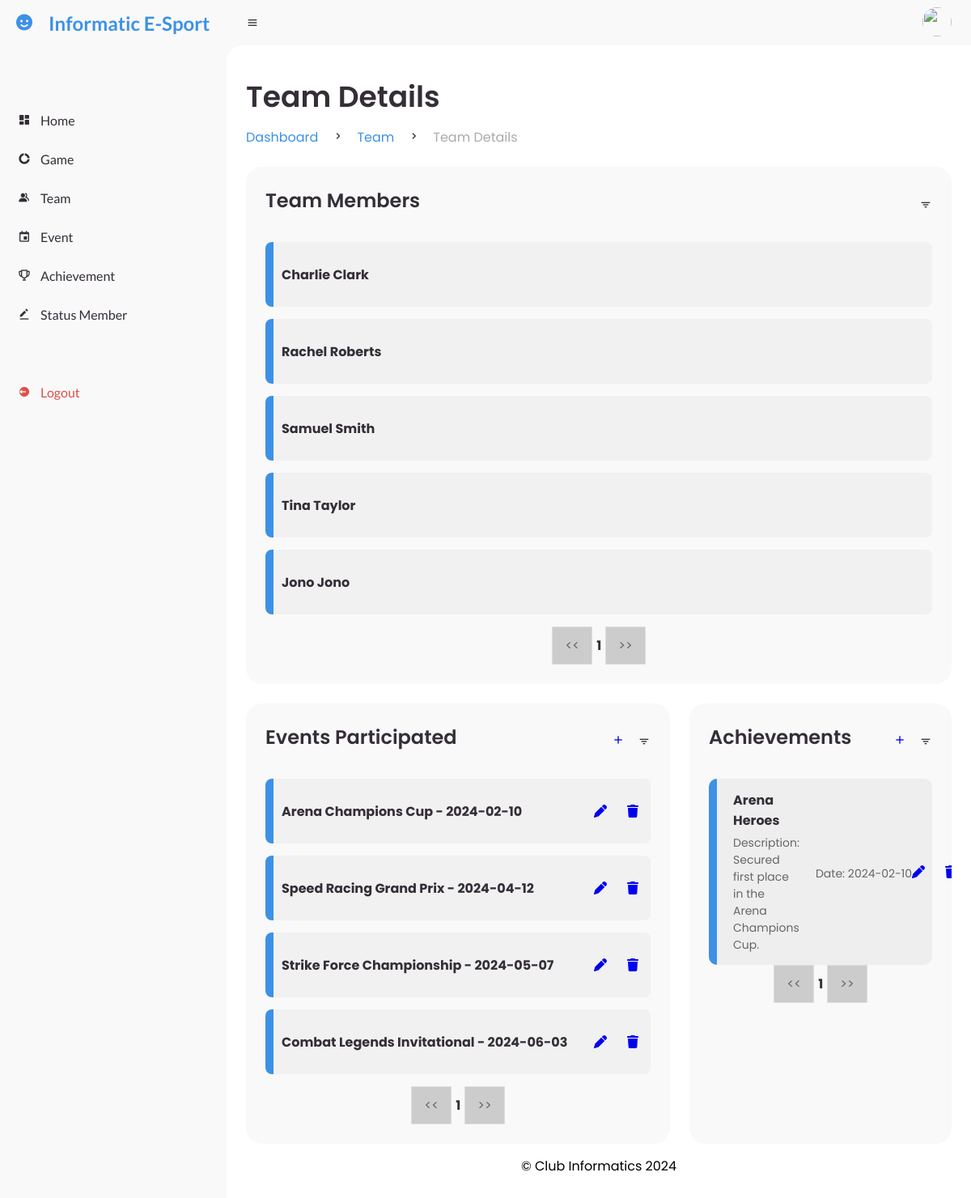
The page /admin/team/detail_team.php?idteam=2 (signed in) on the database its author committed.
### tables this page shows
CREATE TABLE `event` (
  `idevent` int(11) NOT NULL,
  `name` varchar(45) DEFAULT NULL,
  `date` date DEFAULT NULL,
  `description` varchar(200) DEFAULT NULL
);

CREATE TABLE `achievement` (
  `idachievement` int(11) NOT NULL,
  `idteam` int(11) NOT NULL,
  `name` varchar(45) DEFAULT NULL,
  `date` date DEFAULT NULL,
  `description` varchar(200) DEFAULT NULL
);

### admin/team/detail_team.php (the view, shortened to what the rows shown need)
<?php
require_once('../../service/config.php');
require_once('../../class/classAchievement.php');
require_once('../../class/classTeamMembers.php');
require_once('../../class/classEventTeams.php');
require_once('../template/header.php');
require_once('../template/sidebar.php');
require_once('../template/navbar.php');
$idteam = isset($_GET['idteam']) ? intval($_GET['idteam']) : null;
if ($idteam) {
    $achievements = Achievement::getAchievementsByTeam($koneksi, $idteam);
    $totalMembers = TeamMembers::getTotalMembersByTeam($koneksi, $idteam);
    $page = isset($_GET['page']) ? (int)$_GET['page'] : 1;
    $limit = 5;
    $teamEvents = EventTeams::getPaginatedEventsByTeam($koneksi, $idteam, $page, $limit);
    $pageAchievements = isset($_GET['pageAchievements']) ? (int)$_GET['pageAchievements'] : 1;
    $achievements = Achievement::getPaginatedAchievementsByTeam($koneksi, $idteam, $pageAchievements, $limit);
} else {
    echo "ID team tidak ditemukan.";
    exit;
}
?>
<main>
    <div class="head-title">
        <div class="left">
            <h1>Team Details</h1>
        </div>
    </div>
    <div class="table-data">
        <div class="order">
            <ul class="todo-list">
                <?php
                if (!empty($teamEvents)) {
                    foreach ($teamEvents as $event) {
                        echo "<li class='event-completed'>";
                        echo "<p>" . htmlspecialchars($event->getEventName()) . " - " . htmlspecialchars($event->getDate()) . "</p>";
                        echo "<div class='action-buttons'>";
                        echo "<a href='../event/edit_event.php?idevent=" . $event->getEventId() . "&idteam=" . $idteam . "'><i class='fa-solid fa-pen' style='margin-right: 10px;'></i></a>";
                        echo "<a href='../event/delete_event_team.php?idevent=" . $event->getEventId() . "&idteam=" . $idteam . "' onclick=\"return confirm('Are you sure you want to delete this event from the team?');\"><i class='fa-solid fa-trash'></i></a>";
                        echo "</div>";
                        echo "</li>";
                    }
                } else {
                    echo "<p>No events participated yet.</p>";
                }
                ?>
            </ul>
        </div>
        <div class="todo">
            <ul class="todo-list">
                <?php
                if (!empty($achievements)) {
                    foreach ($achievements as $achievement) {
                        echo "<li class='completed'>";
                        echo "<div class='left'>";
                        echo "<p><strong>" . htmlspecialchars($achievement->getName()) . "</strong></p>";
                        echo "<small>Description: " . htmlspecialchars($achievement->getDescription()) . "</small>";
                        echo "</div>";
                        echo "<div class='right'>";
                        echo "<small>Date: " . htmlspecialchars($achievement->getDate()) . "</small>";
                        echo "</div>";
                        echo "<div class='action-buttons'>";
                        echo "<a href='../achievement/edit_achievement.php?id=" . $achievement->getIdAchievement() . "&idteam=" . $idteam . "'><i class='fa-solid fa-pen' style='margin-right: 10px;'></i></a>";
                        echo "<a href='../achievement/delete_achievement.php?id=" . $achievement->getIdAchievement() . "&idteam=" . $idteam . "' onclick=\"return confirm('Are you sure you want to delete this achievement?');\"><i class='fa-solid fa-trash'></i></a>";
                        echo "</div>";
                        echo "</li>";
                    }
                } else {
                    echo "<p>No achievements added yet.</p>";
                }
                ?>
            </ul>
        </div>
    </div>
</main>

### rows shown on the page
event: name "Arena Champions Cup", date "2024-02-10"
event: name "Speed Racing Grand Prix", date "2024-04-12"
event: name "Strike Force Championship", date "2024-05-07"
event: name "Combat Legends Invitational", date "2024-06-03"
achievement: name "Arena Heroes", description "Secured first place in the Arena Champions Cup.", date "2024-02-10"

### other values the page prints
$member->getMemberName() "Charlie Clark"
$member->getMemberName() "Rachel Roberts"
$member->getMemberName() "Samuel Smith"
$member->getMemberName() "Tina Taylor"
$member->getMemberName() "Jono Jono"
